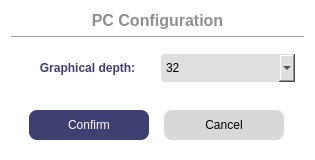
<?xml version="1.0" encoding="UTF-8"?>
<ui version="4.0">
 <class>WGraphicalDepth</class>
 <widget class="QDialog" name="WGraphicalDepth">
  <property name="geometry">
   <rect>
    <x>0</x>
    <y>0</y>
    <width>315</width>
    <height>160</height>
   </rect>
  </property>
  <property name="windowTitle">
   <string>Log data period configuration</string>
  </property>
  <property name="styleSheet">
   <string notr="true">#WGraphicalDepth {
 background-color:white;
 border-radius: 5px;
}
#label{
 color: #3E4072;
 font-weight: 800;
}
#buttonBox{
 background-color: #3E4072;
}
#label_Title{
 color: #8F8F8F;
 font-weight: 600;
}
QComboBox {
 background-color:#DFDFDF;
 border-radius: 3px;
 color: black;
}
#pushButton_Confirm,
#pushButton_Cancel {
 border: none;
 border-radius: 8px;
}
#pushButton_Confirm {
 color: white;
 background-color: #3E4072;
}
#pushButton_Confirm:hover {
 color: white;
 background-color: #595D89;
}
#pushButton_Cancel {
 background-color: #D8D8D8;
}
#pushButton_Cancel:hover {
 background-color: #ACACAC;
}</string>
  </property>
  <layout class="QVBoxLayout" name="verticalLayout">
   <item>
    <widget class="QLabel" name="label_Title">
     <property name="font">
      <font>
       <pointsize>12</pointsize>
       <fontweight>DemiBold</fontweight>
      </font>
     </property>
     <property name="text">
      <string>PC Configuration</string>
     </property>
     <property name="alignment">
      <set>Qt::AlignCenter</set>
     </property>
    </widget>
   </item>
   <item>
    <widget class="Line" name="line">
     <property name="orientation">
      <enum>Qt::Horizontal</enum>
     </property>
    </widget>
   </item>
   <item>
    <widget class="QWidget" name="widget" native="true">
     <layout class="QHBoxLayout" name="horizontalLayout_2">
      <item>
       <widget class="QLabel" name="label">
        <property name="maximumSize">
         <size>
          <width>16777215</width>
          <height>16777215</height>
         </size>
        </property>
        <property name="text">
         <string>Graphical depth:</string>
        </property>
        <property name="alignment">
         <set>Qt::AlignCenter</set>
        </property>
       </widget>
      </item>
      <item>
       <widget class="QComboBox" name="comboBox">
        <property name="sizePolicy">
         <sizepolicy hsizetype="Preferred" vsizetype="Expanding">
          <horstretch>0</horstretch>
          <verstretch>0</verstretch>
         </sizepolicy>
        </property>
        <property name="minimumSize">
         <size>
          <width>28</width>
          <height>28</height>
         </size>
        </property>
        <property name="maximumSize">
         <size>
          <width>180</width>
          <height>16777215</height>
         </size>
        </property>
        <item>
         <property name="text">
          <string>32</string>
         </property>
        </item>
        <item>
         <property name="text">
          <string>256</string>
         </property>
        </item>
        <item>
         <property name="text">
          <string>1024</string>
         </property>
        </item>
        <item>
         <property name="text">
          <string>4096</string>
         </property>
        </item>
        <item>
         <property name="text">
          <string>8196</string>
         </property>
        </item>
        <item>
         <property name="text">
          <string>Unlimited</string>
         </property>
        </item>
       </widget>
      </item>
     </layout>
    </widget>
   </item>
   <item>
    <spacer name="verticalSpacer">
     <property name="orientation">
      <enum>Qt::Vertical</enum>
     </property>
     <property name="sizeHint" stdset="0">
      <size>
       <width>20</width>
       <height>40</height>
      </size>
     </property>
    </spacer>
   </item>
   <item>
    <widget class="QWidget" name="widget_4" native="true">
     <layout class="QHBoxLayout" name="horizontalLayout">
      <item>
       <widget class="QPushButton" name="pushButton_Confirm">
        <property name="minimumSize">
         <size>
          <width>0</width>
          <height>30</height>
         </size>
        </property>
        <property name="maximumSize">
         <size>
          <width>120</width>
          <height>16777215</height>
         </size>
        </property>
        <property name="text">
         <string>Confirm</string>
        </property>
       </widget>
      </item>
      <item>
       <widget class="QPushButton" name="pushButton_Cancel">
        <property name="minimumSize">
         <size>
          <width>120</width>
          <height>30</height>
         </size>
        </property>
        <property name="maximumSize">
         <size>
          <width>120</width>
          <height>16777215</height>
         </size>
        </property>
        <property name="text">
         <string>Cancel</string>
        </property>
       </widget>
      </item>
     </layout>
    </widget>
   </item>
  </layout>
 </widget>
 <resources/>
 <connections>
  <connection>
   <sender>pushButton_Cancel</sender>
   <signal>clicked()</signal>
   <receiver>WGraphicalDepth</receiver>
   <slot>reject()</slot>
   <hints>
    <hint type="sourcelabel">
     <x>318</x>
     <y>131</y>
    </hint>
    <hint type="destinationlabel">
     <x>307</x>
     <y>248</y>
    </hint>
   </hints>
  </connection>
  <connection>
   <sender>pushButton_Confirm</sender>
   <signal>clicked()</signal>
   <receiver>WGraphicalDepth</receiver>
   <slot>accept()</slot>
   <hints>
    <hint type="sourcelabel">
     <x>163</x>
     <y>124</y>
    </hint>
    <hint type="destinationlabel">
     <x>140</x>
     <y>207</y>
    </hint>
   </hints>
  </connection>
 </connections>
</ui>
